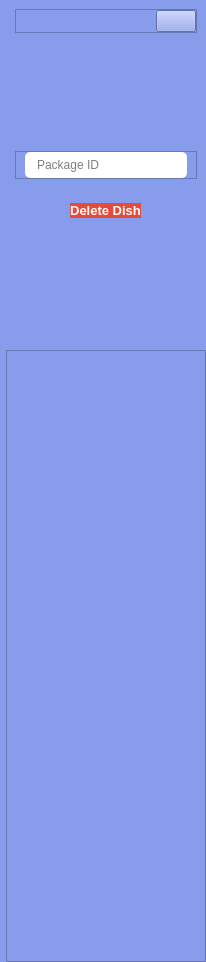
     <widget class="QCustomSlideMenu" name="deletePackagesMenu" native="true">
      <property name="minimumSize">
       <size>
        <width>0</width>
        <height>658</height>
       </size>
      </property>
      <property name="maximumSize">
       <size>
        <width>0</width>
        <height>16777215</height>
       </size>
      </property>
      <property name="styleSheet">
       <string notr="true">background-color: #879CEB;</string>
      </property>
      <layout class="QVBoxLayout" name="verticalLayout_95">
       <property name="spacing">
        <number>0</number>
       </property>
       <property name="leftMargin">
        <number>6</number>
       </property>
       <property name="topMargin">
        <number>0</number>
       </property>
       <property name="rightMargin">
        <number>0</number>
       </property>
       <property name="bottomMargin">
        <number>0</number>
       </property>
       <item>
        <widget class="QWidget" name="widget_47" native="true">
         <property name="minimumSize">
          <size>
           <width>200</width>
           <height>350</height>
          </size>
         </property>
         <property name="styleSheet">
          <string notr="true">background-color: #879CEB;</string>
         </property>
         <layout class="QVBoxLayout" name="verticalLayout_96">
          <property name="spacing">
           <number>24</number>
          </property>
          <property name="bottomMargin">
           <number>0</number>
          </property>
          <item>
           <widget class="QFrame" name="frame_76">
            <property name="sizePolicy">
             <sizepolicy hsizetype="Preferred" vsizetype="Fixed">
              <horstretch>0</horstretch>
              <verstretch>0</verstretch>
             </sizepolicy>
            </property>
            <property name="styleSheet">
             <string notr="true">background-color: #879CEB;</string>
            </property>
            <property name="frameShape">
             <enum>QFrame::StyledPanel</enum>
            </property>
            <property name="frameShadow">
             <enum>QFrame::Raised</enum>
            </property>
            <layout class="QHBoxLayout" name="horizontalLayout_70">
             <property name="spacing">
              <number>0</number>
             </property>
             <property name="leftMargin">
              <number>0</number>
             </property>
             <property name="topMargin">
              <number>0</number>
             </property>
             <property name="rightMargin">
              <number>0</number>
             </property>
             <property name="bottomMargin">
              <number>0</number>
             </property>
             <item alignment="Qt::AlignRight">
              <widget class="QPushButton" name="closeDeletePackagesMenu">
               <property name="text">
                <string/>
               </property>
               <property name="icon">
                <iconset>
                 <normaloff>../SSIS v@/Resource/closeIcon.png</normaloff>../SSIS v@/Resource/closeIcon.png</iconset>
               </property>
               <property name="iconSize">
                <size>
                 <width>24</width>
                 <height>24</height>
                </size>
               </property>
              </widget>
             </item>
            </layout>
           </widget>
          </item>
          <item alignment="Qt::AlignHCenter">
           <widget class="QLabel" name="label_30">
            <property name="minimumSize">
             <size>
              <width>70</width>
              <height>70</height>
             </size>
            </property>
            <property name="maximumSize">
             <size>
              <width>70</width>
              <height>70</height>
             </size>
            </property>
            <property name="text">
             <string/>
            </property>
            <property name="pixmap">
             <pixmap>resource/package.png</pixmap>
            </property>
            <property name="scaledContents">
             <bool>true</bool>
            </property>
           </widget>
          </item>
          <item>
           <widget class="QFrame" name="frame_77">
            <property name="frameShape">
             <enum>QFrame::StyledPanel</enum>
            </property>
            <property name="frameShadow">
             <enum>QFrame::Raised</enum>
            </property>
            <layout class="QVBoxLayout" name="verticalLayout_97">
             <property name="spacing">
              <number>0</number>
             </property>
             <property name="topMargin">
              <number>0</number>
             </property>
             <property name="bottomMargin">
              <number>0</number>
             </property>
             <item>
              <widget class="QLineEdit" name="deletePackageName">
               <property name="font">
                <font>
                 <kerning>false</kerning>
                </font>
               </property>
               <property name="mouseTracking">
                <bool>true</bool>
               </property>
               <property name="styleSheet">
                <string notr="true">QLineEdit {
	background-color: #FFFFFF;
	padding: 5px 10px;
	border-radius: 5px;
}</string>
               </property>
               <property name="text">
                <string/>
               </property>
               <property name="frame">
                <bool>true</bool>
               </property>
               <property name="placeholderText">
                <string>Package ID</string>
               </property>
              </widget>
             </item>
            </layout>
           </widget>
          </item>
          <item alignment="Qt::AlignHCenter">
           <widget class="QPushButton" name="deletePackageMenuBtn">
            <property name="font">
             <font>
              <pointsize>10</pointsize>
              <bold>true</bold>
              <strikeout>false</strikeout>
             </font>
            </property>
            <property name="cursor">
             <cursorShape>PointingHandCursor</cursorShape>
            </property>
            <property name="styleSheet">
             <string notr="true">	background-color: #e64a3b;
	border-radius: 10px;
	color: #FFFFFF;</string>
            </property>
            <property name="text">
             <string>Delete Dish</string>
            </property>
           </widget>
          </item>
          <item>
           <spacer name="verticalSpacer_37">
            <property name="orientation">
             <enum>Qt::Vertical</enum>
            </property>
            <property name="sizeHint" stdset="0">
             <size>
              <width>20</width>
              <height>40</height>
             </size>
            </property>
           </spacer>
          </item>
         </layout>
        </widget>
       </item>
       <item>
        <widget class="QFrame" name="frame_78">
         <property name="styleSheet">
          <string notr="true">background-color: #879CEB;</string>
         </property>
         <property name="frameShape">
          <enum>QFrame::StyledPanel</enum>
         </property>
         <property name="frameShadow">
          <enum>QFrame::Raised</enum>
         </property>
         <layout class="QVBoxLayout" name="verticalLayout_98">
          <property name="spacing">
           <number>0</number>
          </property>
          <property name="leftMargin">
           <number>0</number>
          </property>
          <property name="topMargin">
           <number>0</number>
          </property>
          <property name="rightMargin">
           <number>0</number>
          </property>
          <property name="bottomMargin">
           <number>0</number>
          </property>
          <item>
           <spacer name="verticalSpacer_38">
            <property name="orientation">
             <enum>Qt::Vertical</enum>
            </property>
            <property name="sizeHint" stdset="0">
             <size>
              <width>20</width>
              <height>305</height>
             </size>
            </property>
           </spacer>
          </item>
          <item>
           <spacer name="verticalSpacer_39">
            <property name="orientation">
             <enum>Qt::Vertical</enum>
            </property>
            <property name="sizeHint" stdset="0">
             <size>
              <width>20</width>
              <height>305</height>
             </size>
            </property>
           </spacer>
          </item>
         </layout>
        </widget>
       </item>
      </layout>
     </widget>
